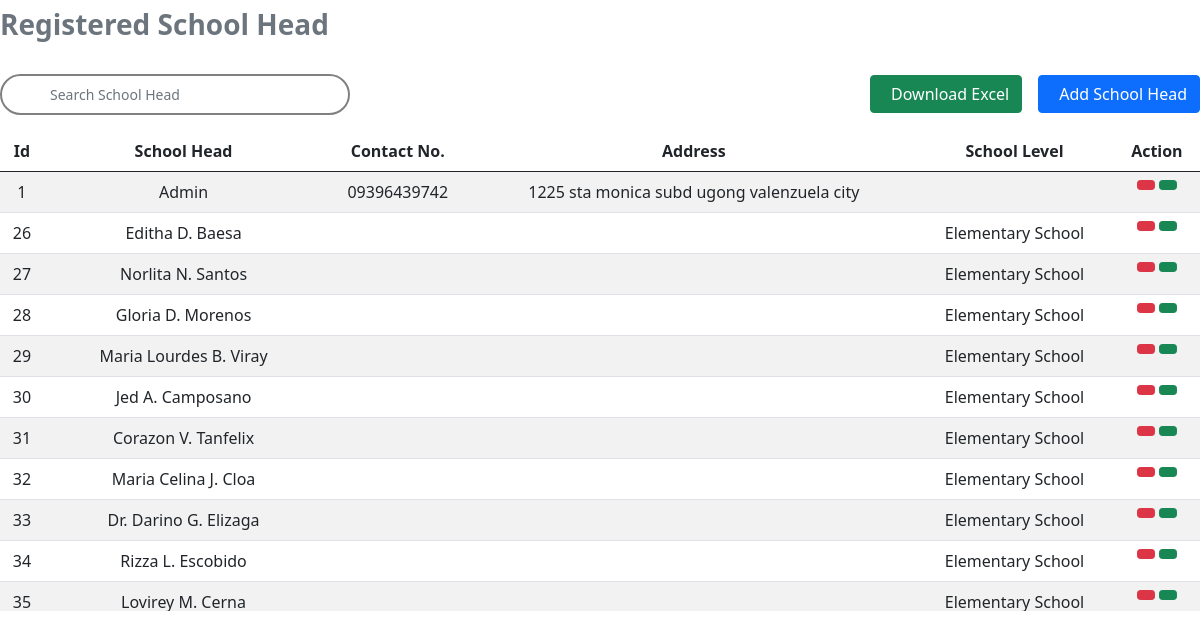
Before: /table.php with the older database file.
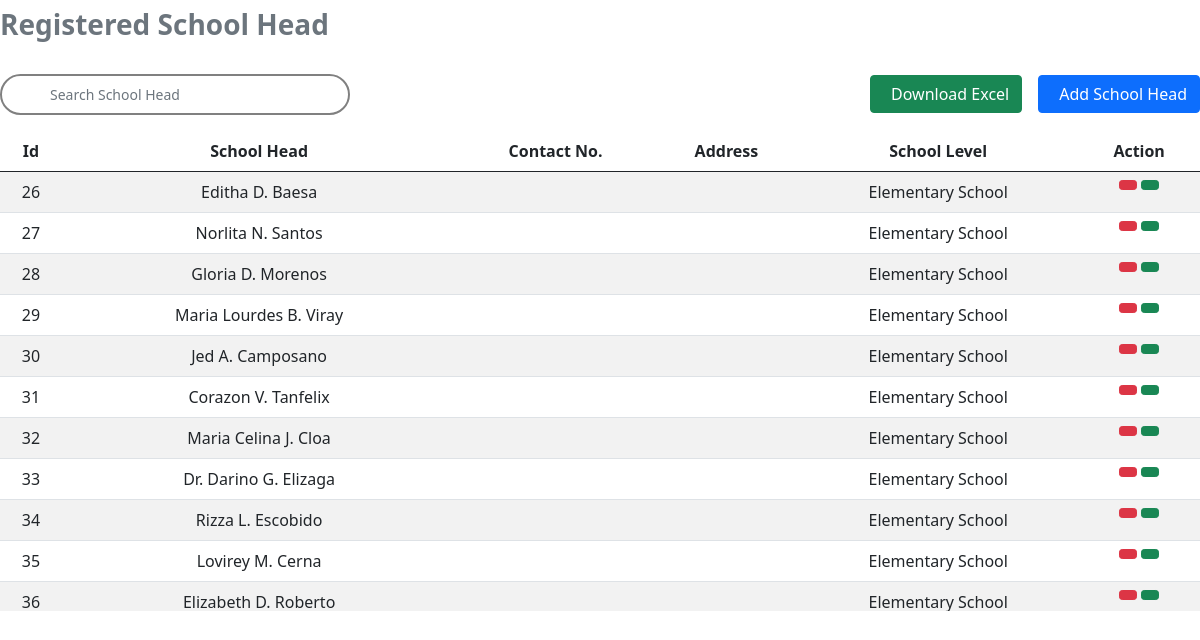
After: the same page with the newer database file.
### tables this page shows
CREATE TABLE `profile` (
  `id` int(11) NOT NULL,
  `name` varchar(300) NOT NULL,
  `bday` varchar(250) NOT NULL,
  `address` varchar(500) NOT NULL,
  `email` varchar(1000) NOT NULL,
  `contactNo` varchar(250) NOT NULL,
  `sex` varchar(250) NOT NULL,
  `yearAsSchoolHead` varchar(250) NOT NULL,
  `duration` varchar(250) NOT NULL,
  `learnersPerf` varchar(250) NOT NULL,
  `teacherPerf` varchar(250) NOT NULL,
  `financialMng` varchar(250) NOT NULL,
  `complaints` varchar(250) NOT NULL,
  `picture` varchar(1000) NOT NULL,
  `school` varchar(500) NOT NULL,
  `citizenship` varchar(250) NOT NULL,
  `civil` varchar(250) NOT NULL,
  `zipcode` varchar(250) NOT NULL,
  `employeeNo` varchar(250) NOT NULL,
  `placeBirth` varchar(250) NOT NULL
);

### table.php (the view, shortened to what this page needs)
<?php
    require "db.php";
    $q = "SELECT * FROM `profile`";
    $list = $con->query($q);
    $fetch = $list->fetch_assoc();
?>
<!DOCTYPE html>
<html lang="en">
<head>
    <link href="https://cdn.jsdelivr.net/npm/bootstrap@5.0.2/dist/css/bootstrap.min.css" rel="stylesheet">
</head>
<body>
    <div class=" text-secondary fw-bold p-2 ps-0 mb-3 w-50 h3">Registered School Head</div>
    <div class="d-flex align-items-center justify-content-between mb-3 mt-4 position-relative">
        <div class="d-flex align-items-center gap-4">
            <input id='searchBar' class="form-control form-control-sm fs-17 py-2 ps-5" style="border: 2px solid grey; border-radius: 100vmax; width: 350px;" type="text" placeholder='Search School Head'
            aria-label="Search">
        </div>
        <div class="d-flex gap-3">
            <button id='excelBtn' class='btn btn-success '><i class="fa-solid fa-file-arrow-down pe-2"></i>Download Excel</button>
            <button type="button" class="btn btn-primary " data-bs-toggle="modal" data-bs-target="#addSchool"><i class="fa-solid fa-plus pe-2"></i>Add School Head</button>
        </div>
    </div>
    <div class="table-responsive md" style="max-height: 480px;">
        <table id='tableToXLS' class='table text-center table-striped'>
            <thead>
                <tr>
                    <th>Id</th>
                    <th>School Head</th>
                    <th>Contact No.</th>
                    <th>Address</th>
                    <th>School Level</th>
                    <th colspan='3'>Action</th>
                </tr>
            </thead>
            <tbody id="idForSearchOutput">
                <?php if($list->num_rows){ ?>
                    <?php do{ ?>
                        <tr>
                            <td><?php echo $fetch['id'] ?></td>
                            <td><?php echo $fetch['name'] ?></td>
                            <td><?php echo $fetch['contactNo'] ?></td>
                            <td><?php echo $fetch['address'] ?></td>
                            <td><?php echo $fetch['school'] ?></td>
                            <td>
                                <div class="d-flex gap-1 justify-content-center">
                                    <button title="Delete" class="btn btn-danger btn-sm" id='deleteBtn' value='<?php echo $fetch['id'] ?>'><i class="fa-solid fa-trash"></i></button>
                                    <button title="View Equipment" class="btn btn-success btn-sm" id="viewBtn" value='<?php echo $fetch['email'] ?>'><i class="fa-solid fa-eye"></i></button>
                                </div>
                            </td>
                        </tr>
                    <?php }while($fetch = $list->fetch_assoc()) ?>
                <?php }else{ ?>
                    <tr>
                        <td colspan='12'>No data</td>
                    </tr>
                <?php } ?>
            </tbody>
        </table>
    </div>
</body>
</html>

Changed rows visible on the page:
removed profile: id "1", name "Admin", contactNo "09396439742", address "1225 sta monica subd ugong valenzuela city"
now on this page (row unchanged): profile: id "36", name "Elizabeth D. Roberto", school "Elementary School"
